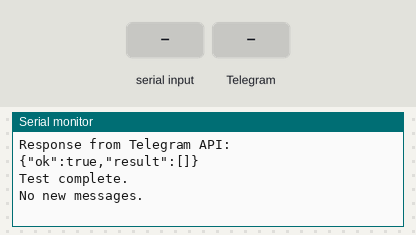
A sketch run on a simulated ESP32. On the bench: the last lines printed to the serial monitor. The inputs (shaded band) are chosen by the test bench. WiFi joins after 1.5 s; servers stay silent unless stated; web services answer with replies made up by the test bench.

Above: at 3.4 s.
3.5 s: "/start\n" received over the second serial link
At 4.3 s:
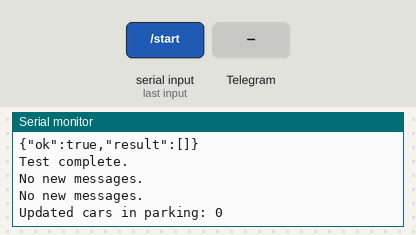
5.3 s: Telegram message "/start" received
At 7.6 s:
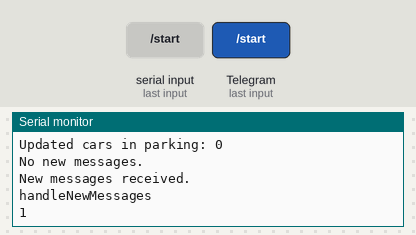
7.9 s: "90,45\n" received over the second serial link
At 9.8 s:
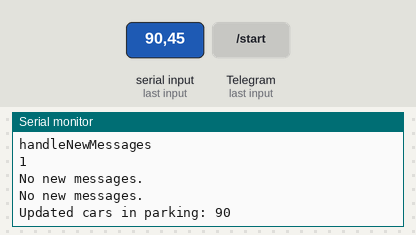

Measured:
- after the input at 3.5 s, the serial monitor: prints a new line after 0.31 s (image 1)
- after the input at 5.3 s, the serial monitor: prints a new line after 1.1 s (image 2)
- after the input at 7.9 s, the serial monitor: prints a new line after 1.4 s (image 3)

The sketch:

esp32.ino
```cpp
#define RXD2 18
#define TXD2 19
// Initialize Telegram BOT
#define BOTtoken "**********************************"  // Bot Token
#define CHAT_ID "********"

#include <WiFi.h>
#include <WiFiClientSecure.h>
#include <UniversalTelegramBot.h>   // Universal Telegram Bot Library written by Brian Lough: https://github.com/witnessmenow/Universal-Arduino-Telegram-Bot
#include <ArduinoJson.h>
#include <HTTPClient.h>


// Replace with your network credentials
const char* ssid = "********";
const char* password = "*******";


WiFiClientSecure client;
UniversalTelegramBot bot(BOTtoken, client);

volatile int carsInParking = 0; // Initialize the number of cars in the parking
bool newData = false;

// Handle new receive messages
void handleNewMessages(int numNewMessages) {
  Serial.println("handleNewMessages");
  Serial.println(String(numNewMessages));
  for (int i=0; i<numNewMessages; i++) {
    // Chat id of the requester
    String chat_id = String(bot.messages[i].chat_id);
    if (chat_id != CHAT_ID){
      bot.sendMessage(chat_id, "Unauthorized user", "");
      continue;
    }
    // Print the received message
    String text = bot.messages[i].text;
    Serial.println(text);
    String from_name = bot.messages[i].from_name;
    if (text == "/start") {
      String welcome = "Welcome, " + from_name + ".\n";
      welcome += "Use the following commands to control your outputs.\n\n";
      welcome += "/enable to enable the automation of parking\n";
      welcome += "/disable to disable the automation of parking \n";
      welcome += "/open to open the gate \n";
      welcome += "/close to close the gate \n";
      welcome += "/state to request parking state \n";
      bot.sendMessage(chat_id, welcome, "");
    }
    if (text == "/enable") {
      bot.sendMessage(chat_id, "The parking is now automated", "");
      Serial2.println("ENABLE");
    }
    if (text == "/disable") {
      bot.sendMessage(chat_id, "The automation is disabled", "");
      Serial2.println("DISABLE-");
    }
    if (text == "/open") {
      bot.sendMessage(chat_id, "The gate is opening..", "");
      Serial2.println("OPEN");
    }
    if (text == "/close") {
      bot.sendMessage(chat_id, "The gate is closing..", "");
      Serial2.println("CLOSE");
    }
    if (text == "/state") {
      Serial.println(carsInParking);
      bot.sendMessage(chat_id, "Cars in parking: " + String(carsInParking), "");
    }
}
}

void setup() {
  Serial.begin(115200);
  Serial2.begin(9600, SERIAL_8N1, RXD2, TXD2);

  client.setInsecure();

  // Connect to Wi-Fi
  WiFi.mode(WIFI_STA);
  WiFi.begin(ssid, password);
  WiFi.setSleep(false);
  while (WiFi.status() != WL_CONNECTED) {
    delay(1000);
    Serial.println("Connecting to WiFi..");
  }
  // Print ESP32 Local IP Address
  Serial.println(WiFi.localIP());
  testTelegramConnection(BOTtoken);
}
void loop() {
    if (Serial2.available()) {
    String data = Serial2.readStringUntil('\n');
    if (data.length() > 0) {
      carsInParking = data.toInt();
      newData = true;
    }
  }
  int numNewMessages = bot.getUpdates(bot.last_message_received + 1);
  if (numNewMessages > 0) {
      Serial.println("New messages received.");
      handleNewMessages(numNewMessages);
    } else {
      Serial.println("No new messages.");
    }
    if (newData) {
    Serial.println("Updated cars in parking: " + String(carsInParking));
    newData = false;
    }
    delay(1000);
}

void testTelegramConnection(const char* token) {
  HTTPClient http;

  // Construct the URL for sending a message
  String url = "https://api.telegram.org/bot";
  url += token;
  url += "/sendMessage";

  Serial.print("Testing connection to Telegram API...");

  // Prepare the message payload
  String message = "Welcome!";
  String payload = "chat_id=";
  payload += CHAT_ID;
  payload += "&text=";
  payload += message;

  // Send a POST request to the Telegram API
  http.begin(url);
  http.addHeader("Content-Type", "application/x-www-form-urlencoded");
  int httpResponseCode = http.POST(payload);

  if (httpResponseCode > 0) {
    // If the request was successful, print the response
    String response = http.getString();
    Serial.println("Message sent successfully!");
    Serial.println("Response from Telegram API:");
    Serial.println(response);
  } else {
    // If the request failed, print the error code
    Serial.print("Failed to connect to Telegram API. Error code: ");
    Serial.println(httpResponseCode);
  }

  http.end();

  // Print ending message
  Serial.println("Test complete.");
}
```
